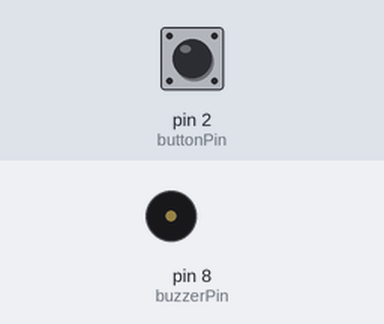
Recording of a sketch running on a simulated Arduino Uno, built with avr-gcc and run on an emulated ATmega328P. On the bench: buzzer (waves = sounding). The test bench sets the inputs (shaded band); at power-on: pin 2 (buttonPin) HIGH.

Above: at 1.2 s.
1.3 s: pin 2 (buttonPin) pulled LOW for 3.2 s
At 2.1 s:
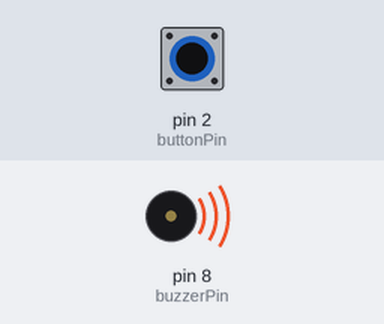
Timing chart, 0 to 6.4 s (numbered marks = the images above; inputs shaded):
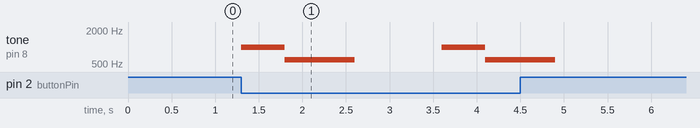

The sketch:

16_Doorbell.ino
```cpp
/*
  16_Doorbell
  电子门铃：按下按钮，发出“叮咚”声
  学习 tone 函数
*/

int buttonPin = 2;
int buzzerPin = 8; // 蜂鸣器接 Pin 8

void setup() {
  pinMode(buttonPin, INPUT_PULLUP);
  pinMode(buzzerPin, OUTPUT);
}

void loop() {
  if (digitalRead(buttonPin) == LOW) {
    // 叮 (频率较高，比如 1000Hz)
    tone(buzzerPin, 1000);
    delay(500);

    // 咚 (频率较低，比如 500Hz)
    tone(buzzerPin, 600);
    delay(800);

    // 停止发声
    noTone(buzzerPin);

    // 简单的防重复触发
    delay(1000);
  }
}
```

Measured:
- after the input at 1.3 s, tone on pin 8 (buzzerPin): plays 1000 Hz for 0.50 s, 600 Hz for 0.80 s, 1000 Hz for 0.50 s, 600 Hz for 0.80 s, starting at once
